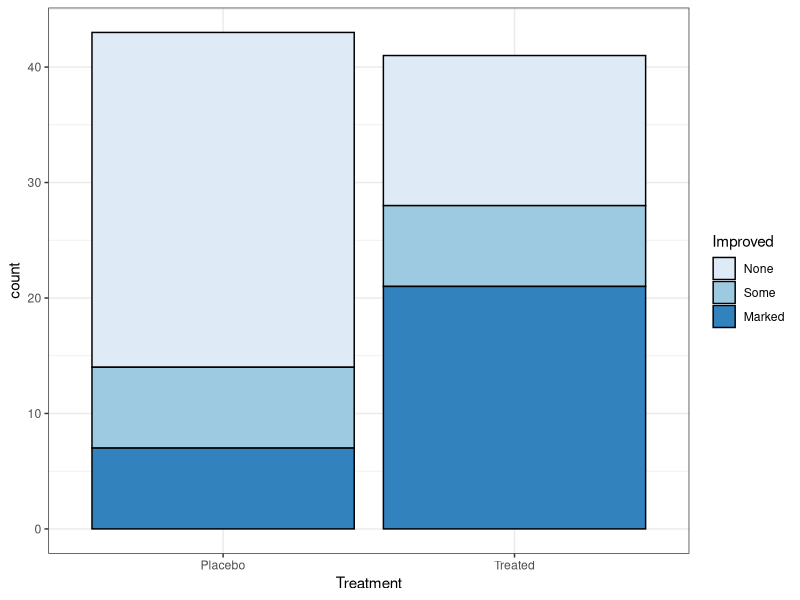

This chart was generated by the following R code:
# ggsave 专门用于保存ggplot包绘制的图形，该函数可以导出多种不同格式的图片
library(ggplot2)
data(Arthritis, package = "vcd")
# 绘制出叠加条形图，是为了再一幅图中同时展示多个变量。
p <- ggplot(Arthritis, aes(x = Treatment, fill = Improved)) + 
        geom_bar(color = "black") + 
        scale_fill_brewer() + 
        theme_bw()

ggsave("my_bar.tiff", width = 15, height = 12, units = "cm", dpi = 500)
